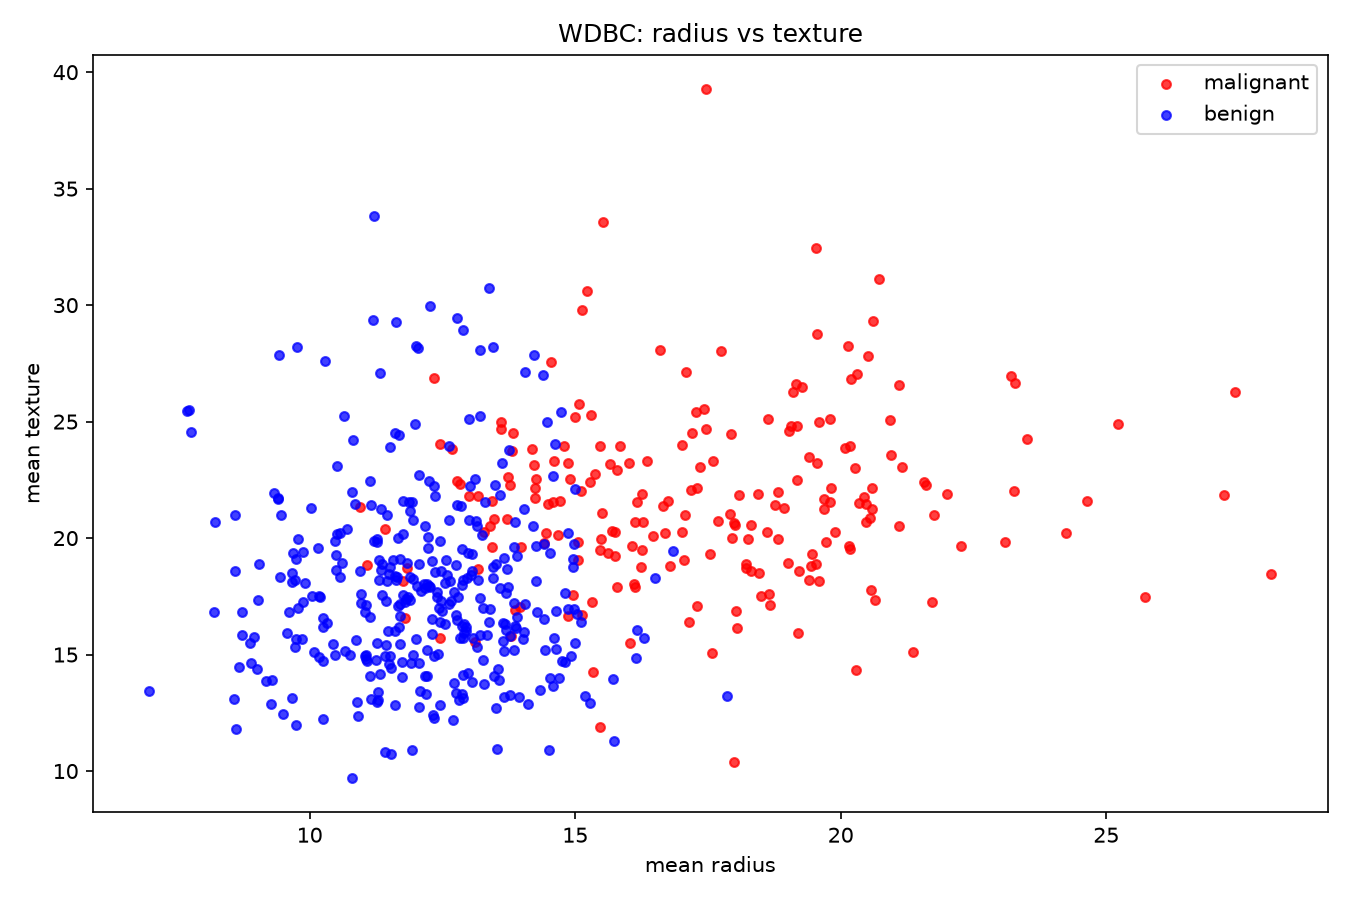

Here is the Python script that generated this plot:
from sklearn.datasets import load_breast_cancer
import pandas as pd
import matplotlib
matplotlib.use("Agg")
import matplotlib.pyplot as plt

data = load_breast_cancer(as_frame=True)
df = data.frame
df["diagnosis"] = df["target"].map({0: "malignant", 1: "benign"})

print("rows:", len(df))
print(df["diagnosis"].value_counts().to_string())

plt.figure(figsize=(9, 6))
for label, color in [("malignant", "red"), ("benign", "blue")]:
    part = df[df["diagnosis"] == label]
    plt.scatter(part["mean radius"], part["mean texture"], s=18, c=color, label=label, alpha=0.75)

plt.xlabel("mean radius")
plt.ylabel("mean texture")
plt.title("WDBC: radius vs texture")
plt.legend()
plt.tight_layout()
plt.savefig("cancer_plot.png", dpi=150)
print("saved: cancer_plot.png")
